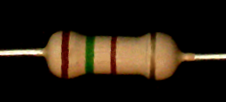
#> input picture 3/temp4.png, 226 x 102 px, given in place of B2.png, which was not available
$ python resistors.py   (Python 2 division)   (older library calls are emulated)
#> lines starting #> are read from the running program, lines starting #| are printed output that depends on the picture; after the words box and inside, x2 and y2 are one past the last pixel; in counts of white or black regions, pixels touching at a corner belong together; pictures that were not available may be replaced by others from this repository, and a replacement may not be noted
# -*- coding: utf-8 -*-
# vim:fenc=utf-8
#
# Copyright © 2018 pavle <pavle.portic@tilda.center>
#
# Distributed under terms of the MIT license.


#  cpy = cv.cvtColor(img, cv.COLOR_GRAY2BGR)
#  cv.drawContours(cpy, [np.int0(rect)], 0, (0, 0, 255), 2)
#  cv.imshow('arst', cpy)
#  cv.waitKey()

import copy
import cv2 as cv
import itertools as it
import numpy as np


def main():
	# [7 lines of commented-out code are left out]
	for i in range(2, 11):
		filename = 'private/set/B' + str(i) + '.png'
		src = cv.imread(filename)
#> src is the input picture: shape (102, 226, 3); mean B, G, R 16.6, 28.4, 38.4
		wrapper(src)
		cv.waitKey()
		print_solution(i)


def wrapper(src):
	src = filter_pink(src)
	box = find_resistor(src)
	if box is None:
		print '221G'
		return

	src = crop_resistor(src, box)
	if len(src) is 0:
		print '221G'
		return

	simple = simplify_image(src)
	code = find_bands(simple)
	if code is '':
		print '221G'
		return

	if code[0] is 'G':
		code = code[::-1]

	code = code.replace('G', '') + '222'
	code = code[:3] + 'G'
	print code


def print_solution(i):
	with open('private/outputs/B' + str(i) + '.txt', 'r') as f:
		print f.read()
		print


def filter_pink(img):
	hsv = cv.cvtColor(img, cv.COLOR_BGR2HSV)
#> hsv: shape (102, 226, 3); mean H, S, V 5.4, 51, 39
	low = np.array([165, 0, 160])
	high = np.array([180, 170, 255])
	mask = cv.inRange(hsv, low, high)
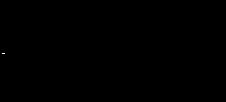
#> mask: shape (102, 226); 0.01% white in thin lines or dots, all inside (x1, y1, x2, y2) = (2, 53, 5, 54)
	mask = cv.bitwise_not(mask)
	return cv.bitwise_and(img, img, mask=mask)


def rotate_pt(box, off, phi):
	sin = np.sin(phi)
	cos = np.cos(phi)
	for i in range(len(box)):
		pt = list(box[i])
		pt[0] -= off[0]
		pt[1] -= off[1]
		pt = [pt[0]*cos - pt[1]*sin, pt[1]*cos + pt[0]*sin]
		pt[0] += off[0]
		pt[1] += off[1]
		box[i] = pt


def sort_coords(box):
	for i in range(0, len(box)):
		for j in range(i + 1, len(box)):
			if box[j][0] < box [i][0] or (box[j][0] == box[i][0] and box[j][1] < box[i][1]):
				box[i], box[j] = list(box[j]), list(box[i])

	return box


def contrast(img, clipLimit):
#> called with clipLimit = 1.6
	img = cv.cvtColor(img, cv.COLOR_BGR2LAB)
#> img: shape (102, 226, 3); mean of channels 0, 1, 2 32.3, 130.6, 136.1
	l, a, b = cv.split(img)
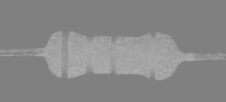
#> b: shape (102, 226); min 125, max 176, mean 136.1
	clahe = cv.createCLAHE(clipLimit, tileGridSize=(8,8))
	cl = clahe.apply(l)
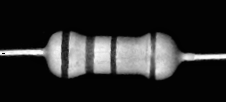
#> cl: shape (102, 226); min 2, max 255, mean 41.6
	img = cv.merge((cl, a, b))
#> img: shape (102, 226, 3); mean of channels 0, 1, 2 41.6, 130.6, 136.1
	return cv.cvtColor(img, cv.COLOR_LAB2BGR)
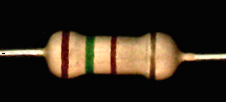
#> returned value: shape (102, 226, 3); mean B, G, R 26.6, 38.7, 49


def find_resistor(img):
	src = img.copy()
	img = contrast(img, 1.6)
	img = cv.cvtColor(img, cv.COLOR_BGR2GRAY)
#> img: shape (102, 226)
	img = cv.medianBlur(img, 21)
	img = cv.Canny(img, 60, 100)
#> img: shape (102, 226); 3.4% white in thin lines or dots, all inside (x1, y1, x2, y2) = (39, 31, 186, 79)

	kernel = np.ones((9, 9), np.uint8)
	img = cv.dilate(img, kernel, 2)
#> img: shape (102, 226); 25.2% white; 1 white region, box (x1, y1, x2, y2) and area: (35, 27, 190, 83) 5804
	img = cv.erode(img, kernel, 2)
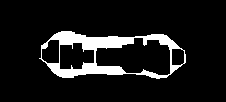
#> img: shape (102, 226); 9.9% white; 1 white region
	img, contours, _ = cv.findContours(img, cv.RETR_TREE, cv.CHAIN_APPROX_SIMPLE)
#> contours = 5 contours; box (x1, y1, x2, y2) and area: (39, 31, 186, 79) 5238, (95, 37, 171, 76) 2028, (59, 42, 95, 70) 756, (41, 39, 60, 64) 360, (171, 48, 185, 66) 209
	rect = None

	if len(contours) is not 0:
		ind, _ = max(enumerate([cv.contourArea(x) for x in contours]), key = lambda x: x[1])
#> ind = 0
		max_contour = contours[ind]
#> max_contour = contour of 92 points, box (x1, y1, x2, y2) (39, 31, 186, 79), area 5238
		rect = cv.minAreaRect(max_contour)
#> rect = ((112.1, 54.48), (46.09, 146), -89.39)
		rect = cv.boxPoints(rect)
#> rect = [[184.8, 78.31], [38.8, 76.75], [39.29, 30.66], [185.3, 32.22]]
#> in wrapper, `box = find_resistor(src)`: box has the same summary as rect in find_resistor
		#  cv.drawContours(src, [np.int0(rect)], 0, (0, 0, 255), 2)
		#  cv.imshow('src', src)

	return rect


def crop_resistor(img, box):
	M = cv.moments(box)
#> M = moments, m00 6731.2, centre m10/m00, m01/m00 = (112.1, 54.48)
	center = (int(M['m10']/M['m00']), int(M['m01']/M['m00']))
#> center = (112, 54)
	box = sort_coords(box)
#> the loop in sort_coords, `for i in range(0, len(box)):` made 4 passes
#> after the loop in sort_coords, `for i in range(0, len(box)):`: box = [[38.8, 76.75], [39.29, 30.66], [184.8, 78.31], [185.3, 32.22]]

	x = abs(box[0][0] - box[2][0])
#> x = 146
	y = abs(box[0][1] - box[2][1])
#> y = 1.55
	phi = np.arctan2(y, x)
#> phi = 0.0106

	if box[0][1] > box[2][1]:
		phi = -phi

	rotate_pt(box, center, -phi)
#> in rotate_pt, `sin = np.sin(phi)`: sin = -0.0106
#> in rotate_pt, `cos = np.cos(phi)`: cos = 1
#> the loop in rotate_pt, `for i in range(len(box)):` made 4 passes
#> after the loop in rotate_pt, `for i in range(len(box)):`: box = [[39.05, 77.53], [39.05, 31.44], [185.1, 77.53], [185.1, 31.44]]
	box = np.int0(box)
#> box = [[39, 77], [39, 31], [185, 77], [185, 31]]
	box = sort_coords(box)
#> the loop in sort_coords (call 2), `for i in range(0, len(box)):` made 4 passes
#> box = [[39, 31], [39, 77], [185, 31], [185, 77]]

	w, h, c = img.shape
#> w = 102; h = 226; c = 3
	rotM = cv.getRotationMatrix2D(center, np.degrees(phi), 1.0)
#> rotM = [[1, 0.0106, -0.568], [-0.0106, 1, 1.19]]
	img = cv.warpAffine(img, rotM, (int(h*1.4), int(w*1.4)))
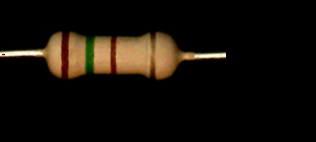
#> img: shape (142, 316, 3); mean of channels 0, 1, 2 8.5, 14.6, 19.7; drawn as B, G, R

	x = box[0][0]
#> x = 39
	y = box[0][1]
#> y = 31
	w = box[2][0] - box[0][0]
#> w = 146
	h = box[1][1] - box[0][1]
#> h = 46
	y += int(0.2 * h)
#> y = 40
	h = int(0.6 * h)
#> h = 27
	x += int(0.1 * w)
#> x = 53
	w = int(0.8 * w)
#> w = 116
	img = img[y:(y+h), x:(x+w)]
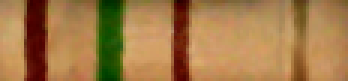
#> img: shape (27, 116, 3) (shown 3 times larger); mean of channels 0, 1, 2 71.5, 121.5, 162.8; drawn as B, G, R
	#  cv.imshow('img', img)

	return img


def simplify_image(img):
	#  kernel = np.array([[0,-1,0], [-1,5,-1], [0,-1,0]])
	#  img = cv.filter2D(img, -1, kernel)

	h, w, c = img.shape
#> h = 27; w = 116; c = 3
	simple_height = 5
	simple = np.zeros((simple_height, w, 3), np.uint8)
	for i in range(w):
		sumB = 0
		sumR = 0
		sumG = 0
		for j in range(h):
			sumB += img[j, i, 0]
			sumR += img[j, i, 1]
			sumG += img[j, i, 2]

		for k in range(simple_height):
			simple[k, i] = [ sumB/h, sumR/h, sumG/h ]

	return simple


def find_bands(img):
	i = 0
	hsv = cv.cvtColor(img, cv.COLOR_BGR2HSV);
	h, w, c = img.shape
#> h = 5; w = 116; c = 3

	#  check_color(hsv[0, 0])
	#  while hsv[0, i][0] >= 0 and i < w:
	band_colors = []
	for i in range(w):
		#  print i, hsv[0, i]
		band_colors.append(check_color(hsv[0, i]))
#> this loop made 116 passes
#> best in check_color on passes 1, 2, 3, 4, 5, 6, 7, 8, 17, 18, 19, 20: '0', '0', '0', '0', '0', '0', '0', '0', '0', '0', '0', '0'
#> best in check_color on passes 9 to 14: 'G', '2', '2', '2', '2', '2'

	band_colors = [k for k, g in it.groupby(band_colors) if sum(1 for _ in g) > 2]
	band_colors = filter(None, band_colors)
	return ''.join(band_colors)


def check_color(px):
	pColors = {}
	pColors['0'] = np.mean(check_color_range(px[0], px[1], px[2], 'black') or[ 0 ])
	pColors['1'] = np.mean(check_color_range(px[0], px[1], px[2], 'brown') or[ 0 ])
	pColors['2'] = np.mean(check_color_range(px[0], px[1], px[2], 'red') or[ 0 ])
	pColors['3'] = np.mean(check_color_range(px[0], px[1], px[2], 'orange') or[ 0 ])
	pColors['4'] = np.mean(check_color_range(px[0], px[1], px[2], 'yellow') or[ 0 ])
	pColors['5'] = np.mean(check_color_range(px[0], px[1], px[2], 'green') or[ 0 ])
	pColors['6'] = np.mean(check_color_range(px[0], px[1], px[2], 'blue') or[ 0 ])
	pColors['7'] = np.mean(check_color_range(px[0], px[1], px[2], 'purple') or[ 0 ])
	pColors['8'] = np.mean(check_color_range(px[0], px[1], px[2], 'gray') or[ 0 ])
	pColors['9'] = np.mean(check_color_range(px[0], px[1], px[2], 'white') or[ 0 ])
	pColors['G'] = np.mean(check_color_range(px[0], px[1], px[2], 'gold') or[ 0 ])
	best = max(pColors, key=pColors.get)
	best = None if pColors[best] < 0.05 else best
	return best


def check_color_range(h, s, v, color_str):
	col = colors[color_str]
	if color_str == 'red':
		if ((h >= col['lowH'] and h <= 0) or (h >= 0 and h <= col['highH'])) and s >= col['lowS'] and s <= col['highS'] and v >= col['lowV'] and v <= col['highV']:
			diff = 180 - col['lowH']
			h = calculate_offset(h + diff, col['highH'] + diff, 0)
			s = calculate_offset(s, col['highS'], col['lowS'])
			v = calculate_offset(v, col['highV'], col['lowV'])
			return [h, s, v]
	else:
		if h >= col['lowH'] and h <= col['highH'] and s >= col['lowS'] and s <= col['highS'] and v >= col['lowV'] and v <= col['highV']:
			h = calculate_offset(h, col['highH'], col['lowH'])
			s = calculate_offset(s, col['highS'], col['lowS'])
			v = calculate_offset(v, col['highV'], col['lowV'])
			return [h, s, v]
	return None


def calculate_offset(x, high, low):
	m = (high - low) / 2.0
	return 1 - abs((x - m) / (high - m))


colors = {
	'black': {
		'lowH': 0,
		'highH': 179,
		'lowS': 0,
		'highS': 10,
		'lowV': 0,
		'highV': 40,
	},
	'brown': {
		'lowH': 3,
		'highH': 20,
		'lowS': 200,
		'highS': 255,
		'lowV': 80,
		'highV': 140,
	},
	'red': {
		'lowH': 170,
		'highH': 5,
		'lowS': 124,
		'highS': 255,
		'lowV': 74,
		'highV': 255,
	},
	'orange': {
		'lowH': 3,
		'highH': 20,
		'lowS': 200,
		'highS': 255,
		'lowV': 141,
		'highV': 255,
	},
	'yellow': {
		'lowH': 20,
		'highH': 32,
		'lowS': 180,
		'highS': 255,
		'lowV': 100,
		'highV': 230,
	},
	'green': {
		'lowH': 40,
		'highH': 80,
		'lowS': 60,
		'highS': 255,
		'lowV': 30,
		'highV': 255,
	},
	'blue': {
		'lowH': 81,
		'highH': 125,
		'lowS': 40,
		'highS': 255,
		'lowV': 30,
		'highV': 255,
	},
	'purple': {
		'lowH': 140,
		'highH': 175,
		'lowS': 170,
		'highS': 255,
		'lowV': 10,
		'highV': 210,
	},
	'gray': {
		'lowH': 0,
		'highH': 40,
		'lowS': 0,
		'highS': 83,
		'lowV': 100,
		'highV': 220,
	},
	'white': {
		'lowH': 0,
		'highH': 40,
		'lowS': 0,
		'highS': 15,
		'lowV': 221,
		'highV': 255,
	},
	'gold': {
		'lowH': 10,
		'highH': 20,
		'lowS': 150,
		'highS': 230,
		'lowV': 100,
		'highV': 175,
	},
}


if __name__ == "__main__":
	main()
#| 251G
#> (the run stopped early here; a loop or call above may not have finished)
